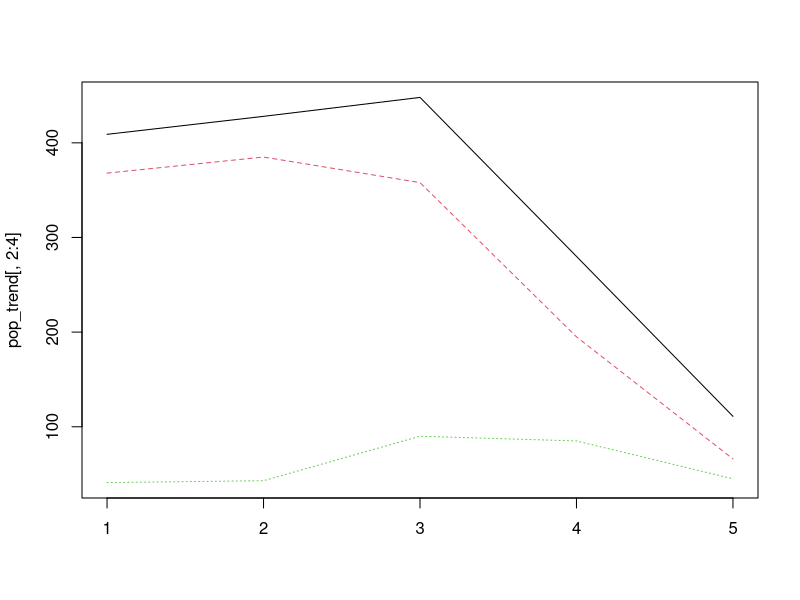
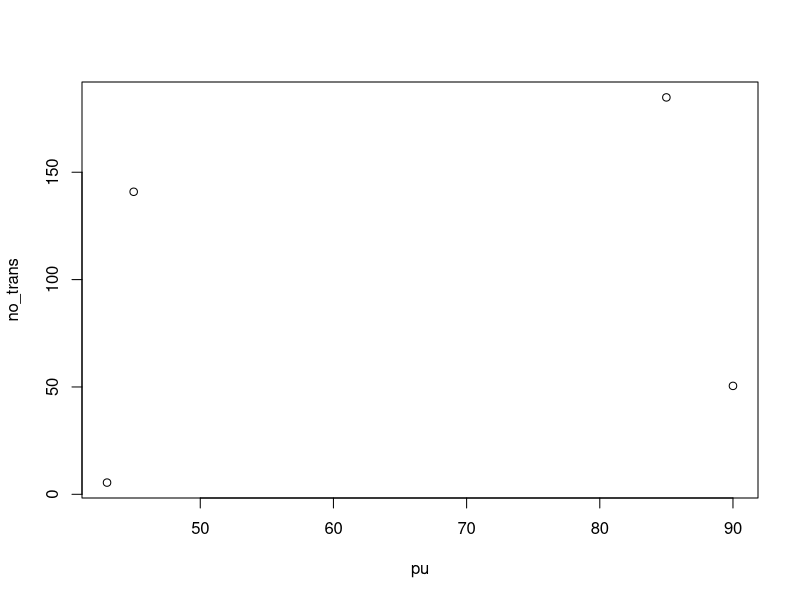
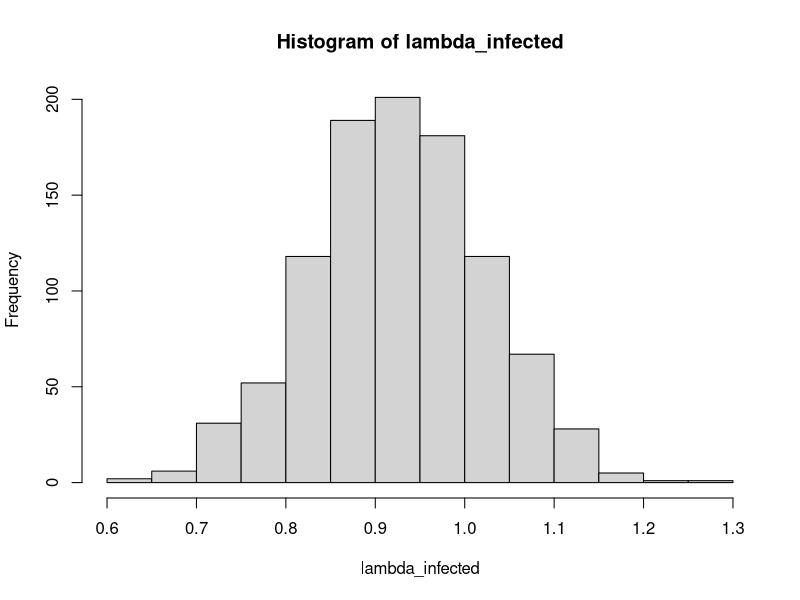
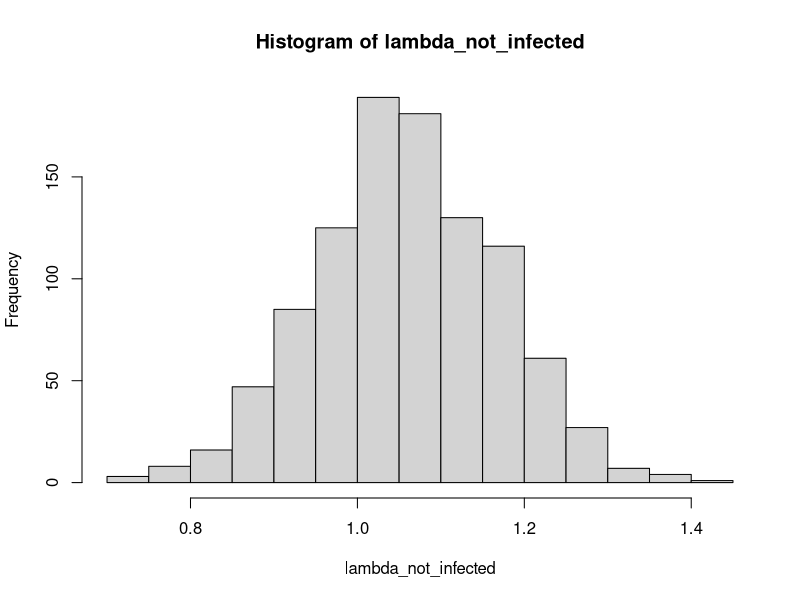
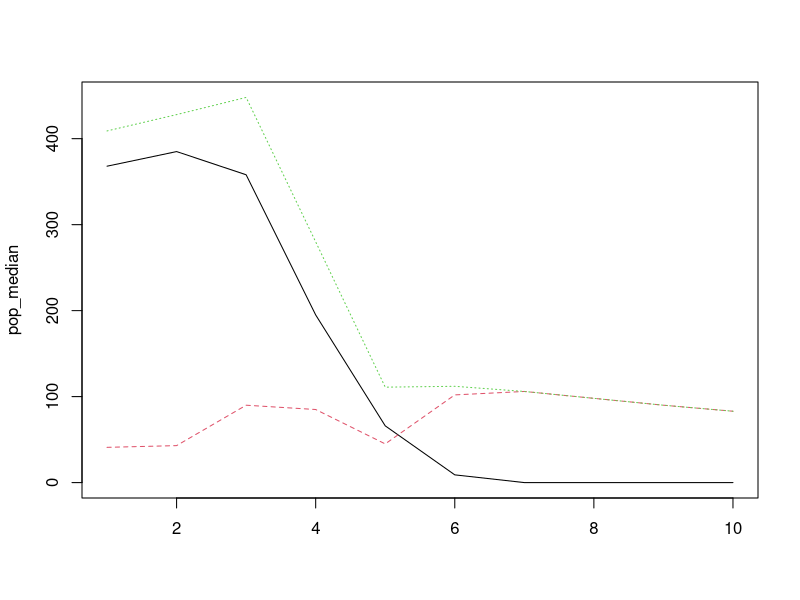

Generate these figures, in order, with R: (Note: this script raises an error after producing the figures.)

rm(list = ls())

## define emperical population trends
pop_emp = c(409, (409+448)/2, 448, (448+111)/2, 111)


#### Get all lambda total values using emeprical survival data ####

#survivals
#s0 = 0.85 ## assumed
s1 = 0.79
s2 = 0.78
s3 = 0.77
s4 = 0.76
s5 = 0.75

## function to calculate lamdas
lambda_fun = function(survival){
  
  s = survival

  mat = matrix(0, nrow = 2, ncol = 2)

  #data borrow from little brown bat
  mat[1,1] = 0.47 * s * 0.38 * 1
  mat[1,2] = s * 0.85 * 1
  mat[2,1] = 0.47 * s
  mat[2,2] = s

  mat_eigen = eigen(mat)
  lambda = mat_eigen$values[1]

  return(lambda)
}

#Get lambda for each year
lam1 = lambda_fun(s1)
lam2 = lambda_fun(s2)
lam3 = lambda_fun(s3)
lam4 = lambda_fun(s4)
lam5 = lambda_fun(s5)

#Create function to calculate lambda of infected subpopulation
lam_e_fun = function(nt2, nu1, ne1, lam_u){
  
  #nu1 = nt1 - ne1
  
  
  lambda_e = (nt2 - (nu1*lam_u)) / ne1
  
  return(lambda_e)
  
}


## init pop size define, assume 10% of population is initially infected
init_total = pop_emp[1]
init_affected = round(init_total * 0.10)
init_unaffected = round(init_total - init_affected)

#calulate infected lambda
lam_e = lam_e_fun(pop_emp[2], init_unaffected, init_affected, lam1)

#assume uninfected lambda is the 1st year lambda
lam_u = lam1


####  2 pop categories - define function ####

pop_split_fun = function(nt_time1, nt_time2, lambda_time1, lambda_time2, lambda_u, lambda_e){
  
  #nt_time2 = lambda_time1* nt_time1
  nu2 = ((nt_time2*lambda_time2) - (nt_time2*lambda_e )) / (lambda_u - lambda_e)
  ne2 = nt_time2 - nu2
  
  # give vector of year 2: total pop, unaffected pop, affected pop
  pop = c(nt_time2, nu2, ne2)
  pop = round(pop)
  
  return(pop)
}

# run function for each year
pop_year1 = c(init_total, init_unaffected, init_affected)
pop_year2 = pop_split_fun(pop_year1[1], pop_emp[2], lam1, lam2, lam_u, lam_e)
pop_year3 = pop_split_fun(pop_year2[1], pop_emp[3], lam2, lam3, lam_u, lam_e)
pop_year4 = pop_split_fun(pop_year3[1], pop_emp[4], lam3, lam4, lam_u, lam_e)
pop_year5 = pop_split_fun(pop_year4[1], pop_emp[5], lam4, lam5, lam_u, lam_e)

## for ggplot compile into df
years = c(1,2,3,4,5)

pop_trend = rbind.data.frame(pop_year1, pop_year2, pop_year3, pop_year4, pop_year5)
pop_trend = cbind(years, pop_trend)

colnames(pop_trend)[1] = "year"
colnames(pop_trend)[2] = "total_pop"
colnames(pop_trend)[3] = "unaffected_pop"
colnames(pop_trend)[4] = "affected_pop"

#test plot
matplot(pop_trend[,2:4], type = "l")


# #lambda e calcs with other years
# lam_e2 = lam_e_fun(nt2 = pop_year3[1], nu1 = pop_year2[2], ne1 = pop_year2[3], lam_u = lam_u)
# lam_e3 = lam_e_fun(nt2 = pop_year4[1], nu1 = pop_year3[2], ne1 = pop_year3[3], lam_u = lam_u)
# lam_e4 = lam_e_fun(nt2 = pop_year5[1], nu1 = pop_year4[2], ne1 = pop_year4[3], lam_u = lam_u)


# #### get transmission rate from pop trend ####
# 
# #define function to get it for each year of data
# beta_fun = function(nu1, ne1, ne2, lambda_e){
# 
#   #beta = - ( (nu2 - (nu1*lambda_u)) / nu1)
# 
#   beta = ( (ne2 - (ne1*lambda_e)) / nu1)
#   return(beta)
# }
# 
# b1 = beta_fun(pop_trend$unaffected_pop[1],
#               pop_trend$affected_pop[1],
#               pop_trend$affected_pop[2],
#               lam_e)
# b2 = beta_fun(pop_trend$unaffected_pop[2],
#               pop_trend$affected_pop[2],
#               pop_trend$affected_pop[3],
#               lam_e)
# b3 = beta_fun(pop_trend$unaffected_pop[3],
#               pop_trend$affected_pop[3],
#               pop_trend$affected_pop[4],
#               lam_e)
# 
# b = c(b1,b2,b3)


#### regression: fit curve to data to act as transmission ####

## fit number of not-infected invids that become infected vs. number of infected

no_trans = pop_trend$unaffected_pop[1:4]*lam_u - pop_trend$unaffected_pop[2:5] 
pu = pop_trend$affected_pop[2:5]

plot(pu , no_trans)

## for fitting functional repsonse (non linear)
# library(frair)
# fr_dat = cbind.data.frame(pu , no_trans)
# colnames(fr_dat)[1] = "x"
# colnames(fr_dat)[2] = "y"
# 
# 
# frair_fit( x ~ y, data=fr_dat, response='hollingsII',
# start=list(a=1, h=0.5), fixed=list(T=1))
  
## linear fit
#linear.model = lm(pop_trend$affected_pop[2:5] ~ pop_trend$unaffected_pop[2:5])
linear.model = lm(pu ~ no_trans)

summary(linear.model)
#plot(linear.model)
coeffs = as.numeric(linear.model$coefficients)
coeffs

## no. of uninfected transmitted to infected = (slope * no. of unifected) + y-intercept



#### stochasticity for both lambdas ####
set.seed(1)

iterations = 1000

## percent stochasticity of mean
stoch = 0.10

### for lambda no infected use beta distribution of survival

# ##get parameters for beta distribution
# estBetaParams = function(mu, var) {
#   alpha = ((1 - mu) / var - 1 / mu) * mu ^ 2
#   beta = alpha * (1 / mu - 1)
#   return(params = list(alpha = alpha, beta = beta))
# }
# 
# ## get beta params
# p1 = estBetaParams(s1,s1*stoch)
# ## get beta random numbers
# Sa1 = rbeta(iterations, p1$alpha, p1$beta)
# 
# lambda_not_infected = vector(mode = "numeric", length = 0)
# for(i in 1:iterations){
#   lambda_not_infected[i] = lambda_fun(Sa1[i])
# }
# hist(lambda_not_infected)

### for lambda infected use normal of lam_e with 0.05 sigma, cut off at 0
lambda_infected = rnorm(iterations, lam_e, sd = stoch*lam_e)
for(i in 1:iterations){
  if(lambda_infected[i] < 0){
    lambda_infected[i] = 0
  }
}
hist(lambda_infected)

### try to do stochasticty on lambda for not infected
lambda_not_infected = rnorm(iterations, lam_u, sd = stoch*lam_u)
for(i in 1:iterations){
  if(lambda_not_infected[i] < 0){
    lambda_not_infected[i] = 0
  }
}
hist(lambda_not_infected)

#### project into future #### 

#quick funcion to check if less than 0  make zero
lt_zero = function(x){
  if(x < 0){
    x=0
    return(x)
  }else{
    return(x)
  }
}


year = 10

# define inits
pop_vec = array(0, dim=c(year,3, iterations))
pop_vec[1:5,1,] = pop_trend$unaffected_pop #not infected
pop_vec[1:5,2,] = pop_trend$affected_pop #infected
num_trans = array(0, dim = c(year,iterations))

# project and transmit
for(i in 1:iterations){
  
  for(t in 6:year){
    
    ## 1. project not infected and infected * their lambda
    pop_vec[t,1,i] = pop_vec[t-1,1,i]*lambda_not_infected[i]
    pop_vec[t,2,i] = pop_vec[t-1,2,i]*lambda_infected[i]
    
    #ceiling to zero if necessary
    pop_vec[t,1,i] = lt_zero(pop_vec[t,1,i])
    pop_vec[t,2,i] = lt_zero(pop_vec[t,2,i])
    
    ## 2. transmission
    
    #if there are uninfected to infects
    if(pop_vec[t,1,i] > 0){
      
      # apply linear regression to get the number of uninfected that become infected
      num_trans[t,i] = (coeffs[2]*pop_vec[t,2,i] + coeffs[1]) # - pop_vec[t,2,i] #don't subtract bc i normalized for this already in the lm
      # ^ pop_vec[t,2,i] using infected bc the way I set up lm
      
      
      # if number infected greater than actual num, set to actual num
      if(num_trans[t,i] > pop_vec[t,1,i]){
        num_trans[t,i] = pop_vec[t,1,i]
      }
      
      # if num trans < 0
      if(num_trans[t,i] < 0){
        num_trans[t,i] = 0
      }
      
      # subtract/add from/to pops
      pop_vec[t,1,i] = pop_vec[t,1,i] - num_trans[t,i]
      pop_vec[t,2,i] = pop_vec[t,2,i] + num_trans[t,i]
      
      #ceiling to zero if necessary
      pop_vec[t,1,i] = lt_zero(pop_vec[t,1,i])
      pop_vec[t,2,i] = lt_zero(pop_vec[t,2,i])
    }
    
    #round
    pop_vec[t,1,i] = round(pop_vec[t,1,i])
    pop_vec[t,2,i] = round(pop_vec[t,2,i])
  }
  
  pop_vec[,3,i] = pop_vec[,1,i] + pop_vec[,2,i]
  
}

## some data extraction for mean and quantiles
pop_median = array(0, dim = c(year, 3))
pop_80 = array(0, dim = c(year, 3))
pop_20 = array(0, dim = c(year, 3))

for(s in 1:3){
  for(y in 1:year){
    pop_median[y,s] = round(median(pop_vec[y,s,]))
    pop_80[y,s] = round(quantile(pop_vec[y,s,], 0.8))
    pop_20[y,s] = round(quantile(pop_vec[y,s,], 0.2))
  }
}

matplot(pop_median, type = "l")



#for ggplot
pop_median = as.data.frame(pop_median[4:year,]); pop_median$year = 4:year
pop_80 = as.data.frame(pop_80[4:year,]); pop_80$year = 4:year
pop_20 = as.data.frame(pop_20[4:year,]); pop_20$year = 4:year

colnames(pop_median)[3] = "total_pop" ; colnames(pop_80)[3] = "total_pop" ; colnames(pop_20)[3] = "total_pop"
colnames(pop_median)[1] = "unaffected_pop"; colnames(pop_80)[1] = "unaffected_pop"; colnames(pop_20)[1] = "unaffected_pop"
colnames(pop_median)[2] = "affected_pop"; colnames(pop_80)[2] = "affected_pop"; colnames(pop_20)[2] = "affected_pop"

#for quantiles
pop_quant_uninfected = cbind.data.frame(pop_20$unaffected_pop, pop_80$unaffected_pop, 4:year)
pop_quant_infected = cbind.data.frame(pop_20$affected_pop, pop_80$affected_pop, 4:year)

colnames(pop_quant_uninfected)[1] = "lower20" ; colnames(pop_quant_uninfected)[2] = "upper80" ; colnames(pop_quant_uninfected)[3] = "year"
colnames(pop_quant_infected)[1] = "lower20" ; colnames(pop_quant_infected)[2] = "upper80" ; colnames(pop_quant_infected)[3] = "year"



#-----------------------------------------------------------------------#

#### plot ####
library(ggplot2)
library(reshape2)

#get into right data format
pop1 = melt(pop_trend[,-2], id.vars = "year")
pop2 = melt(pop_median[,-3], id.vars = "year")
pop3 = rbind.data.frame(pop_trend[,1:2],pop_median[,3:4])


p = ggplot() +
  
      geom_line(data = pop3, aes(x=year, y=total_pop, colour = " total_pop")) +
  
      geom_line(data = pop1, aes(x=year, y=value, group = variable, color = variable)) +
      
      #geom_point(data = pop1, aes(x=year, y=value), size=1.5, shape=21, fill="white") +
      
      geom_line(data = pop2, aes(x=year, y=value, group = variable, color = variable), 
                linetype = "dashed") +

      
      
      
      scale_colour_manual(labels = c("Total population", "Infected", "Not infected"),
                          values=c("black", "red", "blue")) +
  
      geom_ribbon(data = pop_quant_infected, aes(x = year, ymin = lower20, ymax = upper80),
                  fill = "red", alpha = 0.1)  +
      geom_ribbon(data = pop_quant_uninfected, aes(x = year, ymin = lower20, ymax = upper80),
              fill = "blue", alpha = 0.1)  +  
      
      theme(
         legend.title=element_blank(),
         panel.background = element_rect(fill = "white", colour = "white"),
         panel.border = element_rect(colour = "black", fill=NA, size=0.5),
         panel.grid.major.y = element_line(colour="#d9d9d9", size=0.25),
         panel.grid.minor.y = element_blank(),
         panel.grid.major.x = element_line(colour="#d9d9d9", size=0.25),
         legend.position = c(0.8,0.8),
         axis.text.x = element_text(angle = 45, hjust = 1)
         ) +
      
      scale_x_continuous("Year", breaks = 1:10, 
                         labels = 2011:2020) +
      scale_y_continuous("Population size",
                     expand = c(0, 0), 
                     limits = c(0,475), 
                     breaks = seq(0, 400, 100))
                   
X11()
print(p)


#### save plot ####

setwd("C:/Users/oliver/Google Drive/PhD/Research/Indiana bat/figs/")
tempname = "spread_with_projection_2015data.pdf"
ggsave(tempname, plot = p, device = NULL, path = NULL,
       scale = 1, width = NA, height = NA,
       units = c("cm"), dpi = 300)


#---------------------------------------------------------------------------------#

#### get survival from labda ####
## I should put more info here bc when I go back to do it later I have no idea what's happening
#http://www.math.harvard.edu/archive/21b_fall_04/exhibits/2dmatrices/
# need to know way to hand calculated eigenvalues to back calculate matrix elements?


# a,b,c,d are matrix elements, 1,1, ; 1,2 ; 2,1 ; 2,2

#since they all have one 's' term treat them as equal and solve for 's' later

a = 0.1786
b = 0.85
c = 0.47
d = 1

T1 = a + d
D1 = (a*d) - (b*c)

L1 = (T1/2) + sqrt( (((T1^2)/2) - D1) )
L2 = (T1/2) - sqrt( ((T1^2)/2) - D1 )

s_L1 = lam_e/L1
s_L2 = lam_e/L2
